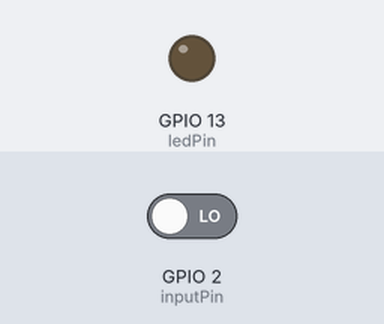
The sketch below on a simulated ESP32. Shown: output pins drawn as LEDs (lit = HIGH). The test bench sets the inputs (shaded band); at power-on: GPIO 2 (inputPin) LOW. WiFi joins after 1.5 s; servers stay silent unless stated; what the sketch prints to the serial monitor is not drawn.

Above: at 3.5 s.
3.6 s: GPIO 2 (inputPin) driven HIGH
At 4.9 s:
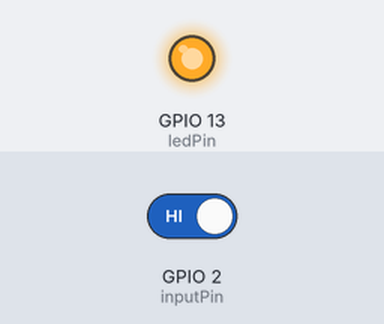
5.4 s: GPIO 2 (inputPin) driven LOW
At 6.3 s:
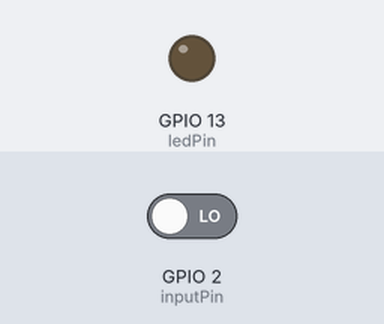
Timing chart, 0 to 8.4 s (numbered marks = the images above; inputs shaded):
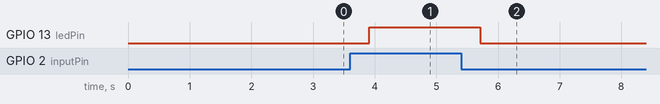

The sketch:

pir_sensor_thingspeak.ino
```cpp
#include "ThingSpeak.h"
#include "WiFi.h"

/*
 * PIR sensor tester
 */
int ledPin = 13; // choose the pin for the LED
int inputPin = 2; // choose the input pin (for PIR sensor)
int pirState = LOW; // we start, assuming no motion detected
int val = 0; // variable for reading the pin status
//-------Enter your WiFi Details------//
char ssid[] = "Kk";  //SSID
char pass[] = "itirk@229";  //Password
//-----------------------------------//
//"JioFi2_056F1B"
//psk="6xk39nuzyy"
WiFiClient client;

//-------------ThingSpeak Details-----------------//
unsigned long myChannelField = 1646253; //Channel ID
const int ChannelField1 = 1; //for Humidity
const int ChannelField2 = 2; //for Temperature
const char * myWriteAPIKey = "8T14CL1BOU2W1YST"; //Your Write API Key
//-----------------------------------------------//
void setup() {

Serial.begin(115200);
 pinMode(ledPin, OUTPUT); // declare LED as output
 pinMode(inputPin, INPUT); // declare sensor as input
 WiFi.mode(WIFI_STA);
  ThingSpeak.begin(client);
}

void loop(){
  //-----------------WiFi Setup-------------------//
  if(WiFi.status()!= WL_CONNECTED)
  {
    Serial.print("Attempting to Connect to SSID: ");
    Serial.println(ssid);
  }
  while(WiFi.status()!= WL_CONNECTED)
  {
    WiFi.begin(ssid,pass);
    Serial.print(".");
    delay(500);
  }

  Serial.println("\nConnected.");
 val = digitalRead(inputPin); // read input value
 if (val == HIGH) { // check if the input is HIGH
 digitalWrite(ledPin, HIGH); // turn LED ON
 if (pirState == LOW) {
 // we have just turned on
 Serial.println("Motion detected!");
 // We only want to print on the output change, not state
 pirState = HIGH;
 }
 } else {
 digitalWrite(ledPin, LOW); // turn LED OFF
 if (pirState == HIGH){
 // we have just turned of
 Serial.println("Motion ended!");
 // We only want to print on the output change, not state
 pirState = LOW;
 }
 }

  //-------------Sending Data to ThingSpeak Cloud---------------//
  ThingSpeak.writeField(myChannelField,ChannelField1,ledPin, myWriteAPIKey);
  ThingSpeak.writeField(myChannelField,ChannelField2, inputPin, myWriteAPIKey);
}
```

Measured:
- after the input at 3.6 s, GPIO 13 (ledPin): LOW → HIGH after 0.31 s
- after the input at 5.4 s, GPIO 13 (ledPin): HIGH → LOW after 0.31 s
